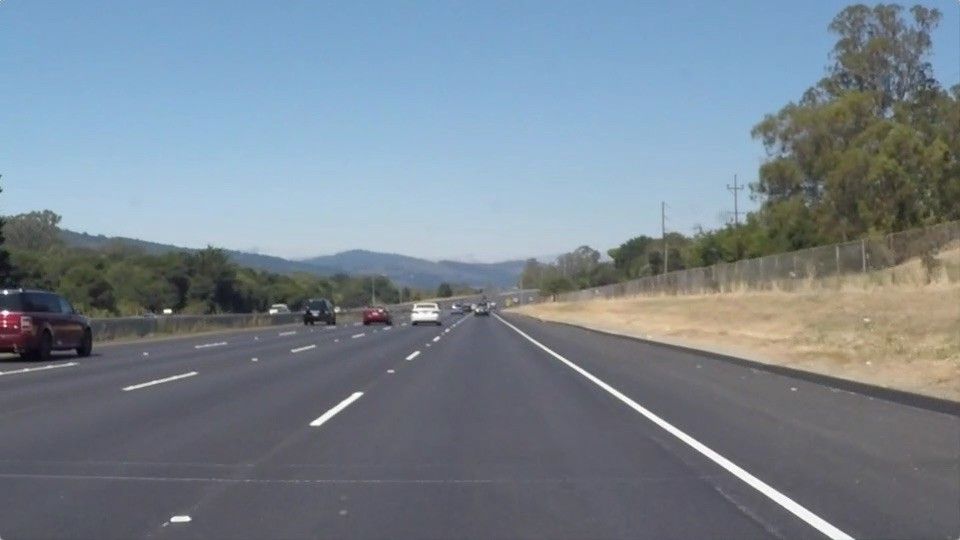
#> input picture road.jpg, 960 x 540 px
$ python hough.py
#> lines starting #> are read from the running program, lines starting #| are printed output that depends on the picture
# import other necessary libaries
import numpy as np
from skimage import io
from skimage import feature
from utils import create_line, create_mask
import matplotlib.pyplot as plt

# load the input image
image = io.imread("road.jpg",as_gray= True)
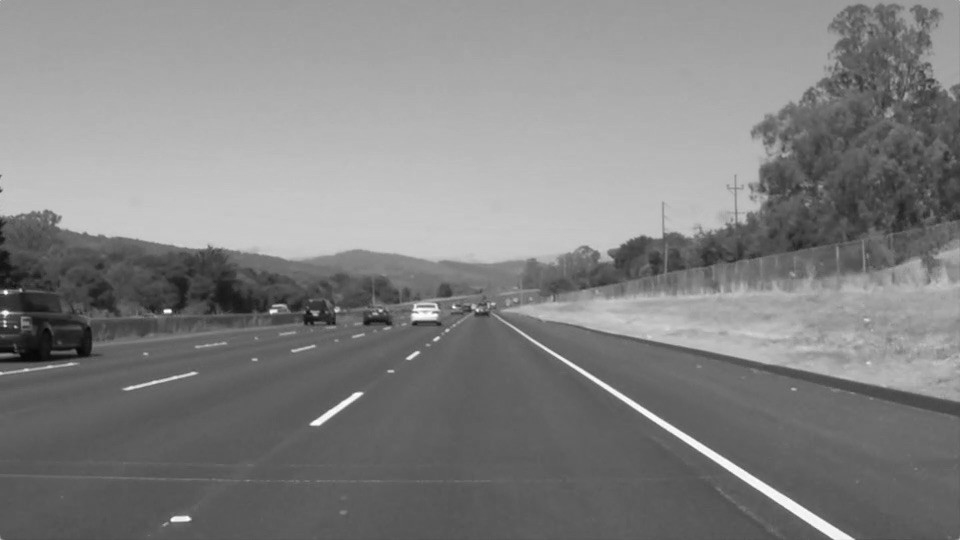
#> image: shape (540, 960) float64; min 0.0195, max 1, mean 0.513


# run Canny edge detector to find edge points
edges = feature.canny(image)
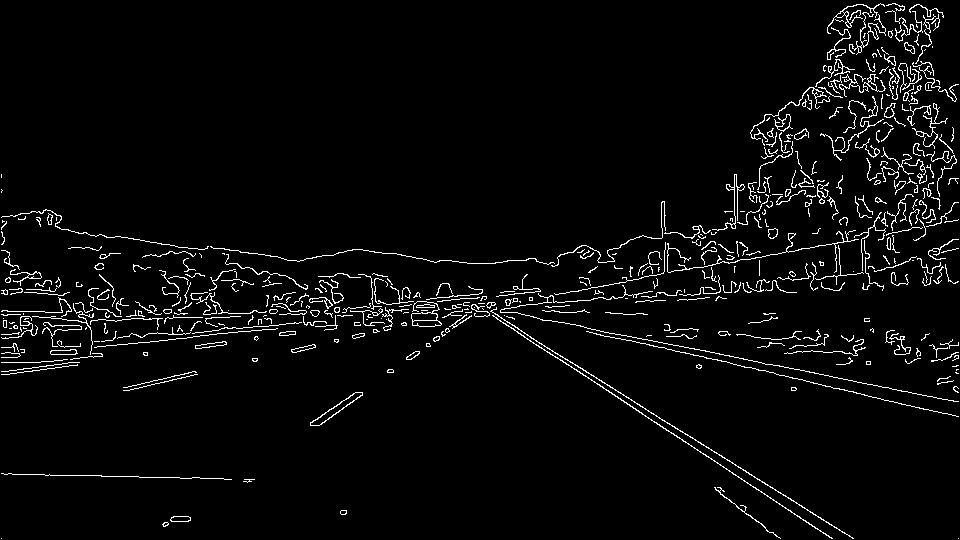
#> edges: shape (540, 960) bool; 3.7% white in thin lines or dots
plt.imshow(edges, cmap='gray')
plt.title('Canny edges')
plt.show()
# create a mask for ROI by calling create_mask
X, Y = image.shape[:2]
#> X = 540; Y = 960
#> (the run stopped early here; a loop or call above may not have finished)
